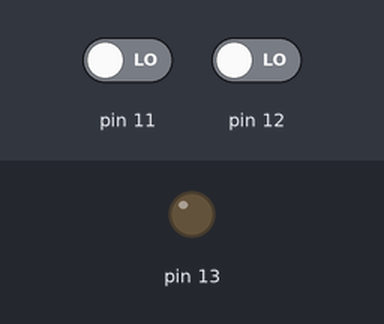
Simulated run of this sketch. Board: Arduino Uno, built with avr-gcc and run on an emulated ATmega328P. On the bench: output pins drawn as LEDs (lit = HIGH). Inputs (shaded band) come from the test bench; at power-on: pin 11 LOW, pin 12 LOW.

Above: at 1.2 s.
1.3 s: pin 11 driven HIGH
At 1.9 s:
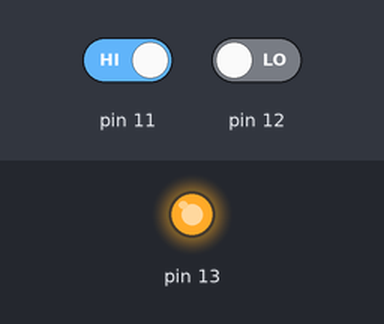
2.8 s: pin 12 driven HIGH
At 3.3 s:
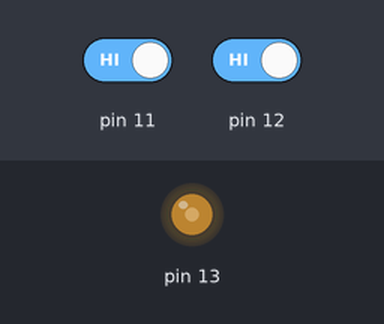
4.3 s: pin 12 driven LOW
At 5.2 s:
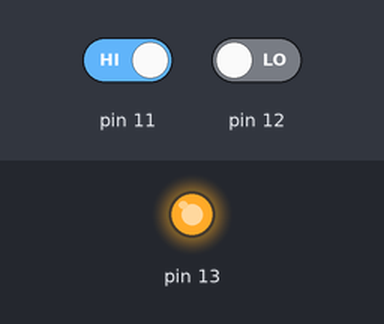
Timing chart, 0 to 7.3 s (numbered marks = the images above; inputs shaded):
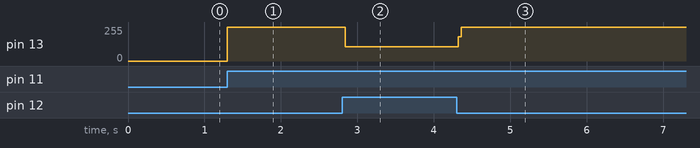

Measured:
- after the input at 1.3 s, pin 13: 0/255 → 255/255 at once
- after the input at 2.8 s, pin 13: 255/255 → 107/255 at once
- after the input at 4.3 s, pin 13: 107/255 → 255/255 at once

The sketch:

1Led_2Buton.ino
```cpp
// C++ code

#define Buton 11
#define Buton 12
#define Led 13

void setup()
{
  pinMode(13, OUTPUT);
  pinMode(11, INPUT);
  pinMode(12, INPUT);
}

void loop()
{

  if(digitalRead(11)==1){
    digitalWrite(13,HIGH);
  }
  if(digitalRead(12)==1){
    digitalWrite(13,LOW);
  }
}
```
